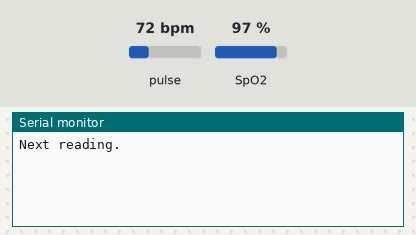
This sketch was run on a simulated ESP8266 (NodeMCU). Shown: the last lines printed to the serial monitor. Inputs (shaded band) come from the test bench; at power-on: pulse 72 bpm, SpO2 97 %. WiFi joins after 1.5 s; servers stay silent unless stated.

Above: at 3.0 s.
3.1 s: pulse set to 42 bpm
At 6.3 s:
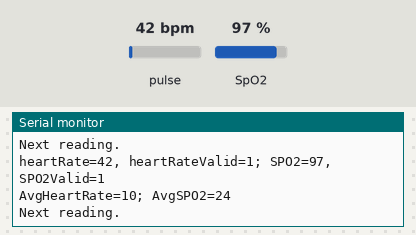
7.3 s: SpO2 set to 80 %
At 10.2 s:
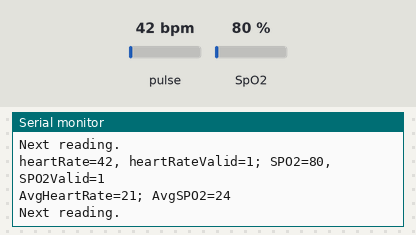
10.3 s: pulse set to 70 bpm
At 14.5 s:
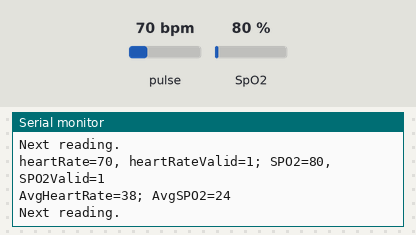
Timing chart, 0 to 16.0 s (numbered marks = the images above; inputs shaded):
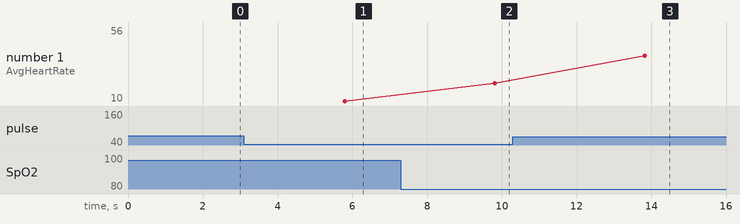

Measured:
- after the input at 3.1 s, the serial monitor: prints a new line after 2.7 s (image 1)
- after the input at 7.3 s, the serial monitor: prints a new line after 2.5 s (image 2)
- after the input at 10.3 s, the serial monitor: prints a new line after 3.5 s (image 3)
- plotted number 1: 21 → 56 after the input at 10.3 s

The sketch:

oximeter.ino
```cpp
/* @file    oximeter.ino
 * @author  Joseph Oduor
 * @reg no  F17/1845/2017
 * @date    08 June 2021
 * @brief   Extract SPO2 and heart rate data
 *          Relay data to IoT app
 */

#include <DFRobot_MAX30102.h>
#define BLYNK_PRINT Serial
#include <BlynkSimpleEsp8266.h>

/*Define authentication token and wi-fi credentials
 * auth = Auth Token from the Blynk app
 * ssid = Wi-Fi name/SSID
 * pass = Wi-Fi password
 */
char auth[] = "eD64Lmt1VkBY__DdWGA0svSxzvSaFFji";
char ssid[] = "JOJCARE B1 ";
char pass[] = "Odour@123";

/* Connections on the board are:
 * SCL PIN - D1
 * SDA PIN - D2
 * INT PIN - D0
 */

//create object 'oximeter' of class DFRobot_MAX30102
DFRobot_MAX30102 oximeter;

/*
Macro definition options in sensor configuration
sampleAverage: SAMPLEAVG_1 SAMPLEAVG_2 SAMPLEAVG_4
               SAMPLEAVG_8 SAMPLEAVG_16 SAMPLEAVG_32
ledMode:       MODE_REDONLY  MODE_RED_IR  MODE_MULTILED
pulseWidth:    PULSEWIDTH_69 PULSEWIDTH_118 PULSEWIDTH_215 PULSEWIDTH_411
sampleRate:    SAMPLERATE_50 SAMPLERATE_100 SAMPLERATE_200 SAMPLERATE_400
               SAMPLERATE_800 SAMPLERATE_1000 SAMPLERATE_1600 SAMPLERATE_3200
adcRange:      ADCRANGE_2048 ADCRANGE_4096 ADCRANGE_8192 ADCRANGE_16384
*/

void setup()
{
  //Set up the connection to the Blynk app
  Blynk.begin(auth, ssid, pass);
  //Initialize serial and set the arduino to transmit at 115,200 bits per sec
  Serial.begin(115200);

  /*Initialize sensor
   *pWire I2C bus pointer object and construction device, can both pass or not pass parameters (Wire in default)
   *i2cAddr Chip I2C address (0x57 in default)
   *returns true or false
   */
  while (!oximeter.begin())
  {
    Serial.println("MAX30102 was not found");
    delay(1000);
  }

  /*Using Macro definition above to configure sensor
   *ledBrightness=LED brightness, default value: 0x1F（6.4mA), Range: 0~255（0=Off, 255=50mA）
   *sampleAverage=Average multiple samples then draw once, reduce data throughput, default 4 samples average
   *ledMode=LED mode, default to use red light and IR at the same time
   *sampleRate=Sampling rate, default 400 samples every second
   *pulseWidth=Pulse width: the longer the pulse width, the wider the detection range. Default to be Max range
   *adcRange=ADC Measurement Range, default 4096 (nA), 15.63(pA) per LSB
   */
  oximeter.sensorConfiguration(/*ledBrightness=*/150, /*sampleAverage=*/SAMPLEAVG_4, \
                        /*ledMode=*/MODE_MULTILED, /*sampleRate=*/SAMPLERATE_3200, \
                        /*pulseWidth=*/PULSEWIDTH_411, /*adcRange=*/ADCRANGE_16384);
}

int32_t SPO2; //SPO2
int8_t SPO2Valid; //Flag to display if SPO2 calculation is valid==1 or invalid==0
int32_t heartRate; //Heart-rate
int8_t heartRateValid; //Flag to display if heart-rate calculation is valid==1 or invalid==0
int heartRateHold, SPO2Hold; //Variables to hold valid calculations
String tips; //User Interface tips
const byte GROUP_SIZE = 4; //Increase for more averaging. 4 is good.
byte heartRates[GROUP_SIZE]; //Array of heart rates
byte rateSpot = 0; //Cyclic variable to go 0-1-...n-0-1...
byte SPO2s[GROUP_SIZE]; //Array of SPO2 data
byte oxygenSpot = 0; //Cyclic variable
int beatAvg, SPO2Avg; //Averages to be displayed

void loop()
{
  Serial.println(F("Next reading."));
  oximeter.heartrateAndOxygenSaturation(/**SPO2=*/&SPO2, /**SPO2Valid=*/&SPO2Valid, /**heartRate=*/&heartRate, /**heartRateValid=*/&heartRateValid);

  /* Take the rolling average of
   * four heart rate measurements
   */
  if (heartRate < 130 && heartRate > 40)
  {
    heartRates[rateSpot++] = (byte)heartRate; //Store reading in the array
    rateSpot %= GROUP_SIZE; //Wrap variable

    beatAvg = 0;
    for (byte x = 0 ; x < GROUP_SIZE ; x++)
      beatAvg += heartRates[x];
    beatAvg /= GROUP_SIZE;
  }

  /* Take the rolling average of
   * four SPO2 measurements
   */
  if (SPO2 <= 100 && SPO2 > 86)
  {
    SPO2s[oxygenSpot++] = (byte)SPO2; //Store reading in the array
    oxygenSpot %= GROUP_SIZE; //Wrap variable
    SPO2Avg = 0;

    for (byte y = 0 ; y < GROUP_SIZE ; y++)
      SPO2Avg += SPO2s[y];
    SPO2Avg /= GROUP_SIZE;
  }

  //Print result
  Serial.print(F("heartRate="));
  Serial.print(heartRate, DEC);
  Serial.print(F(", heartRateValid="));
  Serial.print(heartRateValid, DEC);
  Serial.print(F("; SPO2="));
  Serial.print(SPO2, DEC);
  Serial.print(F(", SPO2Valid="));
  Serial.println(SPO2Valid, DEC);
  Serial.print(F("AvgHeartRate="));
  Serial.print(beatAvg, DEC);
  Serial.print(F("; AvgSPO2="));
  Serial.println(SPO2Avg, DEC);

  /* Detect if a finger is absent*/
  if (oximeter.getIR()<5000)
  {
    SPO2Avg = 0;
    beatAvg = 0; //reset to zero since finger is out
    tips="Place your finger on the sensor.\n";
    Serial.println(F("Finger absent."));
  }

  /*Print appropriate UI message in tips*/
  if (heartRateValid==1 && SPO2Valid==1) //both SPO2 and heart-rate are valid
  {
    tips="Measuring...\n";
  }

  else if (heartRateValid==1 || SPO2Valid==1) //only one value is valid
  {
    tips="Try to stay still and quiet.\n";
  }

  else if (oximeter.getIR()>5000)
  {
    tips="Check that your finger is placed well.\n";
  }

  /*Relay values to the blink application
   * UI tips to virtual pin 0 to be displayed on the terminal
   * heart-rate value to virtual pin 1
   * SPO2 value to virtual pin 2
   */
  Blynk.virtualWrite(V0, tips);
  Blynk.virtualWrite(V1, beatAvg);
  Blynk.virtualWrite(V2, SPO2Avg);
}
```
